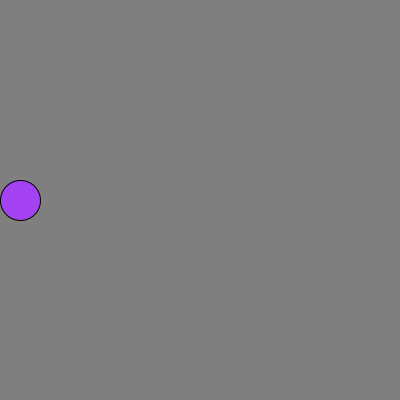
Frame 1 (no input)
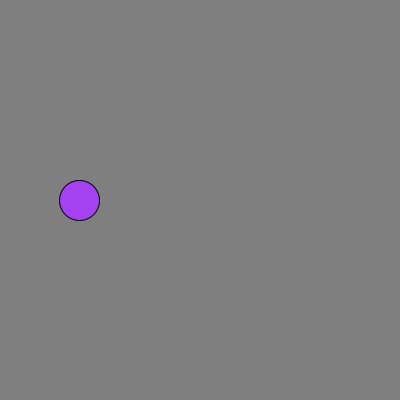
Frame 60 (the mouse pressed at the canvas centre just before this capture)
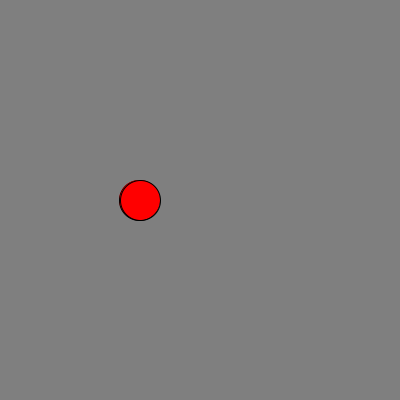
Frame 120 (the mouse held since frame 60 and released just before this capture)

The Processing sketch that drew these frames (run headless with seeded random() and noise(); from frame 60 on, the mouse is pressed at the canvas centre):

// Processing sketch: bouncing_ball
// ── bouncing_ball.pde
int circleWidth = 40;
int circleHeight = 40;
int xpos = circleWidth/2;
int ypos = 200;
int rightSideLimit;
int leftSideLimit;
int delta = 1;
color bgc = color(random(255),random(255), random(255));

void setup(){
  size(400,400);
}

void draw(){
  background(127);
  fill(bgc);
  ellipse(xpos,ypos,circleWidth,circleHeight);
  xpos = xpos + delta;
  rightSideLimit = width - (circleWidth/2);
  leftSideLimit = circleWidth/2;
  
 if (xpos == rightSideLimit){
   delta = -1;
 }
 
 if (xpos == leftSideLimit){
   delta = 1;
 }
 
 if (mousePressed){
   bgc = color(255,0,0);
   fill(bgc);
   ellipse(xpos,ypos,circleWidth,circleHeight);
 }

}
